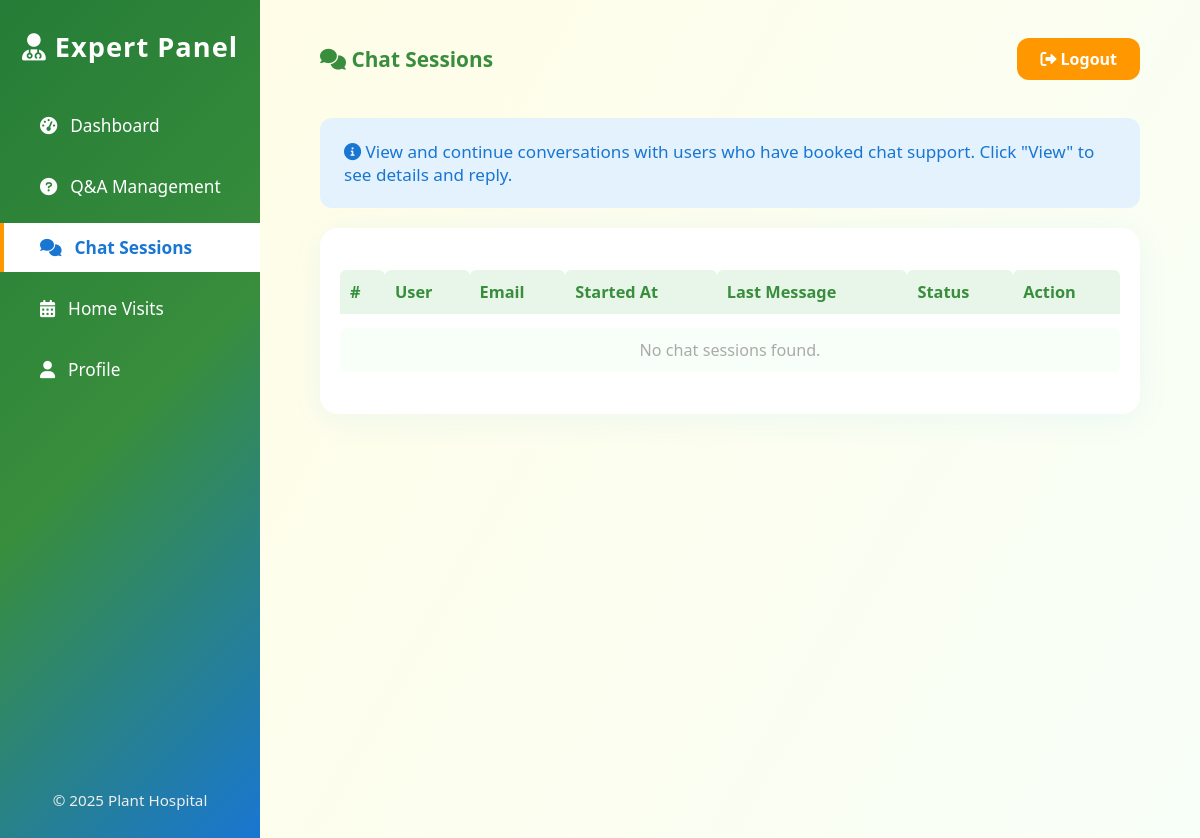
The page /expert/chat-sessions (signed in) on the database as committed earlier.
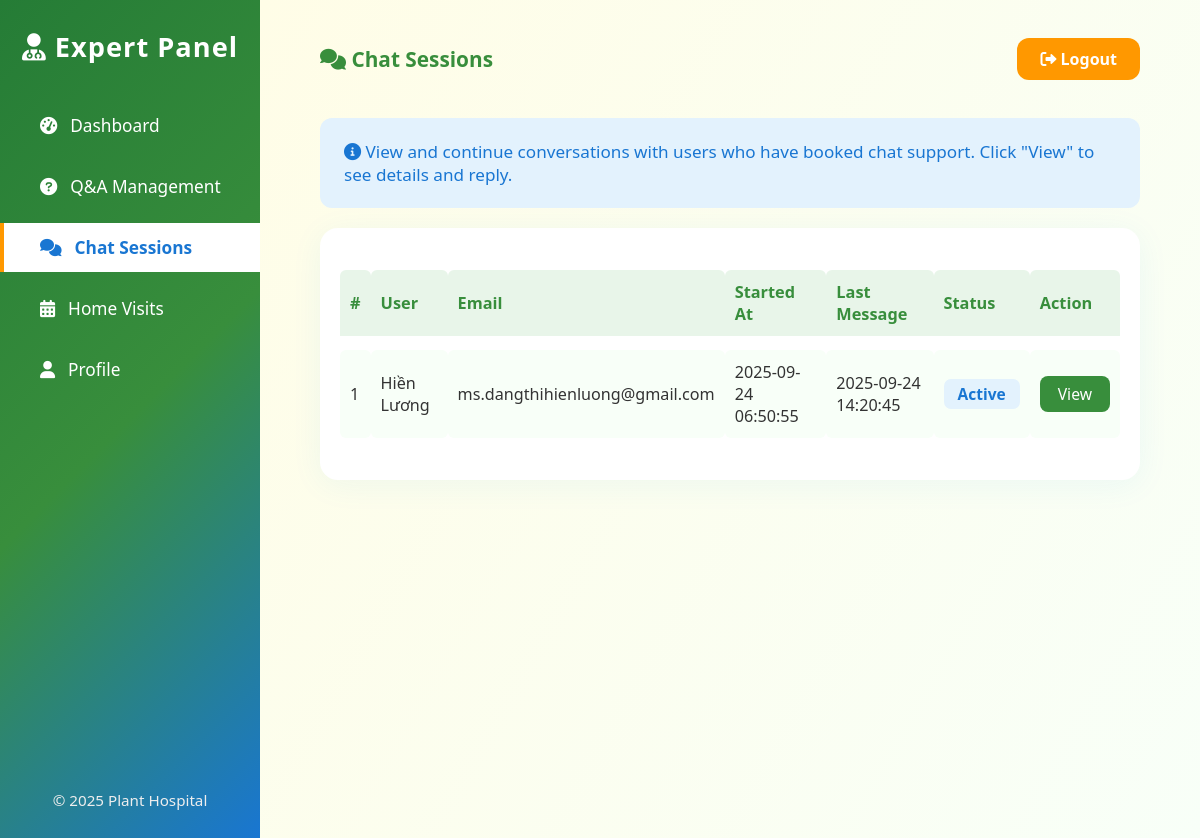
The same page on the database as committed later.
### tables this page shows
CREATE TABLE chat_session (
    id INTEGER PRIMARY KEY AUTOINCREMENT,
    user_id INTEGER NOT NULL,
    expert_id INTEGER NOT NULL,
    started_at TIMESTAMP DEFAULT CURRENT_TIMESTAMP,
    last_message_at TIMESTAMP DEFAULT CURRENT_TIMESTAMP,
    status TEXT DEFAULT 'active',
    FOREIGN KEY(user_id) REFERENCES user(id),
    FOREIGN KEY(expert_id) REFERENCES experts(id)
);

CREATE TABLE user (
  id INTEGER PRIMARY KEY AUTOINCREMENT,
  username TEXT UNIQUE NOT NULL,
  email TEXT UNIQUE NOT NULL,
  password TEXT NOT NULL,
  created_at TIMESTAMP NOT NULL DEFAULT CURRENT_TIMESTAMP
);

### flaskr/expert.py (the view)
@bp.route('/chat-sessions')
@expert_required
def chat_sessions():
    db = get_db()
    expert_id = session.get('expert_id')
    sessions = db.execute(
        '''
        SELECT cs.id, cs.started_at, cs.last_message_at, cs.status, u.username, u.email
        FROM chat_session cs
        JOIN user u ON cs.user_id = u.id
        WHERE cs.expert_id = ?
        ORDER BY cs.last_message_at DESC
        ''',
        (expert_id,)
    ).fetchall()
    return render_template('expert/chat_sessions.html', sessions=sessions)

### flaskr/auth.py (called while the page is built)
@bp.before_app_request
def load_logged_in_user():
    user_id = session.get('user_id')
    if user_id is None:
        g.user = None
    else:
        g.user = get_db().execute(
            'SELECT * FROM user WHERE id = ?', (user_id,)
        ).fetchone()

### flaskr/db.py (called while the page is built)
def get_db():
    if 'db' not in g:
        g.db = sqlite3.connect(
            current_app.config['DATABASE'],
            detect_types=sqlite3.PARSE_DECLTYPES
        )
        g.db.row_factory = sqlite3.Row
    return g.db

### flaskr/expert.py (called while the page is built)
def expert_required(view):
    from functools import wraps
    def wrapped_view(**kwargs):
        if not session.get('is_expert'):
            return redirect(url_for('auth.login_expert'))
        return view(**kwargs)
    return wraps(view)(wrapped_view)

### flaskr/templates/expert/chat_sessions.html (shortened to what this page needs)
<!DOCTYPE html>
<html lang="en">
  <head>
    <link
      rel="stylesheet"
      href="https://cdnjs.cloudflare.com/ajax/libs/font-awesome/6.0.0-beta3/css/all.min.css"
    />
  </head>
  <body>
    <div class="dashboard-container">
      <aside class="sidebar">
        <div class="logo"><i class="fas fa-user-md"></i> Expert Panel</div>
        <nav>
          <a href="{{ url_for('expert_dashboard') }}"
            ><i class="fas fa-tachometer-alt"></i> Dashboard</a
          >
          <a href="{{ url_for('expert.questions') }}"
            ><i class="fas fa-question-circle"></i> Q&A Management</a
          >
          <a href="{{ url_for('expert.chat_sessions') }}" class="active"
            ><i class="fas fa-comments"></i> Chat Sessions</a
          >
          <a href="#"><i class="fas fa-calendar-alt"></i> Home Visits</a>
          <a href="#"><i class="fas fa-user"></i> Profile</a>
        </nav>
        <div class="sidebar-footer">&copy; 2025 Plant Hospital</div>
      </aside>
      <main class="main-content">
        <div class="dashboard-header">
          <div class="welcome">
            <i class="fas fa-comments"></i> Chat Sessions
          </div>
          <a href="{{ url_for('auth.logout') }}" class="logout-btn">
            <i class="fas fa-sign-out-alt"></i> Logout
          </a>
        </div>
        <div class="info-box">
          <i class="fas fa-info-circle"></i>
          View and continue conversations with users who have booked chat
          support. Click "View" to see details and reply.
        </div>
        <div class="table-wrapper">
          <table class="session-table">
            <tr>
              <th>#</th>
              <th>User</th>
              <th>Email</th>
              <th>Started At</th>
              <th>Last Message</th>
              <th>Status</th>
              <th>Action</th>
            </tr>
            {% for s in sessions %}
            <tr>
              <td>{{ s.id }}</td>
              <td>{{ s.username }}</td>
              <td>{{ s.email }}</td>
              <td>{{ s.started_at or '-' }}</td>
              <td>{{ s.last_message_at or '-' }}</td>
              <td>
                <span class="session-status {{ s.status|lower }}">
                  {{ s.status.capitalize() }}
                </span>
              </td>
              <td class="session-action">
                <a
                  href="{{ url_for('expert.chat_session_detail', session_id=s.id) }}"
                  class="btn-detail"
                  >View</a
                >
              </td>
            </tr>
            {% else %}
            <tr>
              <td colspan="7" style="text-align: center; color: #aaa">
                No chat sessions found.
              </td>
            </tr>
            {% endfor %}
          </table>
        </div>
      </main>
    </div>
  </body>
</html>

### flaskr/templates/expert/chat_sessions.html (style rules this page uses)
body { background: linear-gradient(120deg, #e3f2fd 0%, #e8f5e9 100%); font-family: "Segoe UI", Arial, sans-serif; margin: 0; min-height: 100vh; color: #333; }
.dashboard-container { display: flex; min-height: 100vh; }
.sidebar { width: 260px; background: linear-gradient( 135deg, #257c36 0%, #388e3c 50%, #1976d2 100% ); color: #fff; display: flex; flex-direction: column; padding: 28px 0; box-shadow: 2px 0 18px #2196f322; }
.sidebar .logo { font-size: 1.7rem; font-weight: 700; text-align: center; margin-bottom: 36px; letter-spacing: 1px; color: #fff; }
.sidebar nav { display: flex; flex-direction: column; gap: 12px; flex: 1; }
.sidebar a { color: #fff; text-decoration: none; padding: 13px 36px; font-size: 1.08rem; display: flex; align-items: center; gap: 13px; border-left: 4px solid transparent; transition: background 0.18s, border 0.18s, color 0.18s; }
.sidebar a.active, .sidebar a:hover { background: #fff; color: #1976d2; border-left: 4px solid #ff9800; font-weight: 600; }
.sidebar .sidebar-footer { margin-top: auto; text-align: center; font-size: 0.95rem; color: #eee; padding: 20px 0 0 0; }
.main-content { flex: 1; padding: 38px 5vw 0 5vw; background: linear-gradient(120deg, #fffde7 0%, #f8fff8 100%); min-height: 100vh; }
.dashboard-header { display: flex; justify-content: space-between; align-items: center; margin-bottom: 38px; }
.dashboard-header .welcome { font-size: 1.3rem; font-weight: 600; color: #388e3c; }
.dashboard-header .logout-btn { background: #ff9800; color: #fff; border: none; border-radius: 12px; padding: 10px 23px; font-weight: 600; font-size: 1rem; cursor: pointer; transition: background 0.2s; text-decoration: none; }
.info-box { background: #e3f2fd; border-radius: 12px; padding: 22px 24px; margin-bottom: 20px; color: #1976d2; font-size: 1.07rem; font-weight: 500; }
.table-wrapper { background: #fff; border-radius: 18px; box-shadow: 0 5px 32px #2196f311; padding: 28px 20px; overflow-x: auto; }
.session-table { width: 100%; border-collapse: separate; border-spacing: 0 14px; font-size: 1.01rem; }
.session-table th, .session-table td { padding: 11px 10px; text-align: left; }
.session-table th { background: #e8f5e9; color: #388e3c; font-size: 1.02rem; font-weight: 600; border-radius: 6px 6px 0 0; }
.session-table td { background: #f8fff8; border-radius: 6px; }
.session-status { font-weight: 600; border-radius: 7px; padding: 4px 14px; font-size: 0.97rem; }
.active { background: #e3f2fd; color: #1976d2; }
.session-action { text-align: center; }
.btn-detail { background: #388e3c; color: #fff; border: none; border-radius: 8px; padding: 7px 18px; font-size: 0.98rem; cursor: pointer; transition: background 0.18s; text-decoration: none; display: inline-block; }

Rows that differ between the two databases and show on the page:
added chat_session: id "1", username "Hiền Lương", email "ms.dangthihienluong@gmail.com", started_at "2025-09-24 06:50:55", last_message_at "2025-09-24 14:20:45", status "Active"
Other text that changed with them:
text no longer shown: "No chat sessions found."
